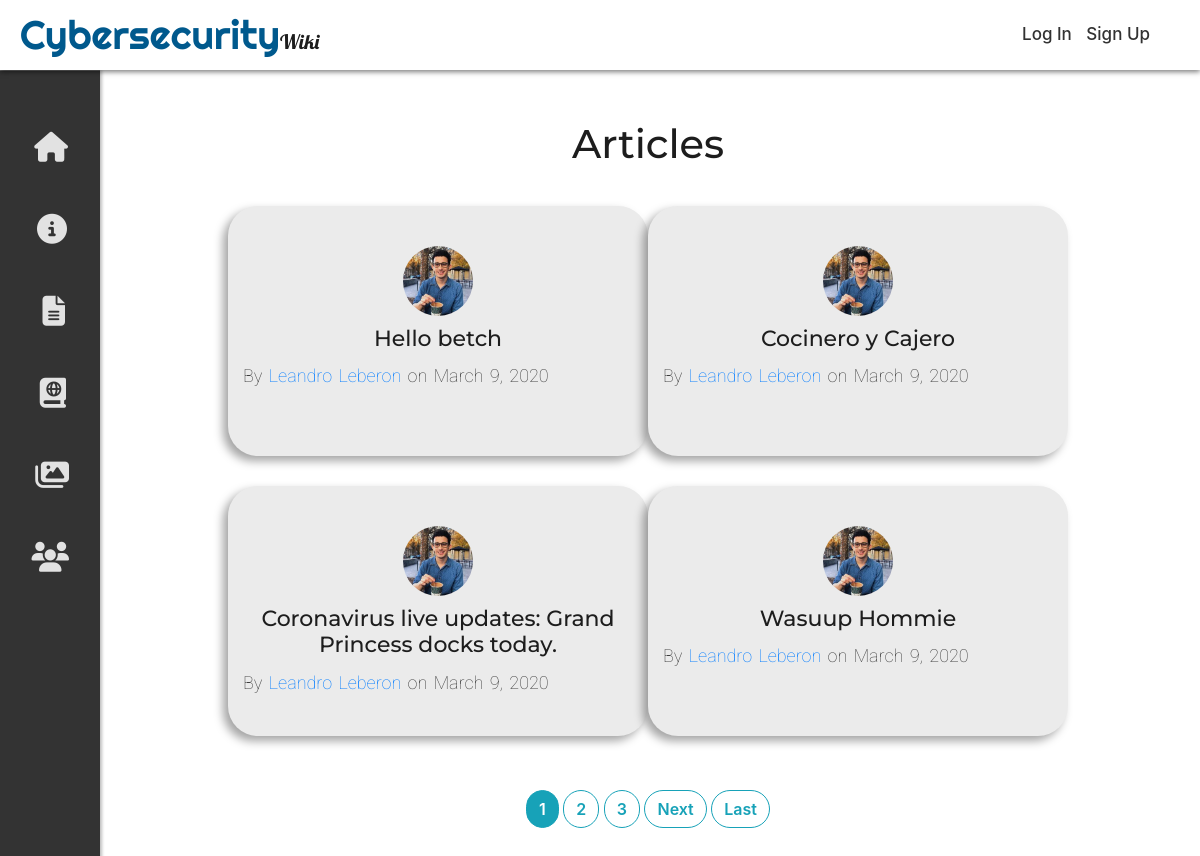
The app's page /articles/ with its own data.
### blog/models.py (models this page shows, shortened)
class Post(models.Model):
    title = models.CharField(max_length=100)
    image = models.ImageField(default='article.jpg', upload_to='article_pics')
    content = models.TextField()
    date_posted = models.DateTimeField(default=timezone.now)
    author = models.ForeignKey(User, on_delete=models.CASCADE)
    objects = models.Manager()

### users/models.py (models this page shows, shortened)
class Profile(models.Model):
    user = models.OneToOneField(User, on_delete=models.CASCADE)
    image = models.ImageField(default='default.jpg', upload_to='profile_pics')

### blog/views.py (the view)
# urls.py: path('articles/', PostListView.as_view(), name='blog-articles'),
class PostListView(ListView):
    model = Post
    template_name = 'blog/articles.html'
    context_object_name = 'posts'
    ordering = ['-date_posted']
    paginate_by = 4

### blog/templates/blog/articles.html (shortened to what this page needs)
{% extends "blog/base.html" %}
{% block content %}
    <div id="inner-contentbox">
        <div class="section-header-row row" data-aos="fade-up">
            <div class="col-12">
                <h1>Articles</h1>
            </div>
        </div>
        <div class="articles-2x2-row row" data-aos="fade-up" data-aos-delay="100">
            {% for post in posts %}
                <div class="articles-2x2-col col-6">
                    <div class="articles-2x2-box text-center">
                        <img src="{{ post.author.profile.image.url }}">
                        <a href="{% url 'post-detail' post.id %}"><h1>{{ post.title }}</h1></a>
                        <p>By <a href="{% url 'user-posts' post.author.username %}">{{ post.author.first_name }} {{ post.author.last_name }}</a> on {{ post.date_posted|date:"F j, Y" }}</p>
                    </div>
                </div>
            {% endfor %}
        </div>
        {% if is_paginated %}
            <div class="pagination-row row pt-4" data-aos="fade-up" data-aos-delay="200">
                <div class="pagination-col col-12 text-center">
                {% for num in page_obj.paginator.page_range %}
                    {% if page_obj.number == num %}
                        <a class="btn btn-info" href="?page={{ num }}">{{ num }}</a>
                        {% elif num > page_obj.number|add:'-3' and num < page_obj.number|add:'3' %}
                            <a class="btn btn-outline-info" href="?page={{ num }}">{{ num }}</a>
                    {% endif %}
                {% endfor %}
                {% if page_obj.has_next %}
                    <a class="btn btn-outline-info" href="?page={{ page_obj.next_page_number }}">Next</a>
                    <a class="btn btn-outline-info" href="?page={{ page_obj.paginator.num_pages }}">Last</a>
                {% endif %}
                </div>
            </div>
        {% endif %}
    </div>
{% endblock content %}

### blog/templates/blog/base.html (shortened to what this page needs)
{% load static %}
<!DOCTYPE html>
<html lang="en">
<head>
    <link rel="stylesheet" href="https://maxcdn.bootstrapcdn.com/bootstrap/4.0.0/css/bootstrap.min.css">
    <link rel="stylesheet" href="https://unpkg.com/swiper/css/swiper.min.css">
    <link rel="stylesheet" href="https://unpkg.com/aos@2.3.1/dist/aos.css" rel="stylesheet">
    <link rel="stylesheet" href="{% static 'blog/main.css' %}">
</head>
<body>
    <div class="container">
        <nav id="navbar">
            <h1><span>Cybersecurity</span>Wiki</h1>
            {% if user.is_authenticated %}
                <div id="navbar-image">
                    <img src="{{ user.profile.image.url }}">
                </div>
                <div id="new-post">
                    <a href="{% url 'post-create' %}">New Post</a>
                </div>
                <div id="user-settings">
                    <ul>
                        <a href="{% url 'profile' %}"><li>Profile</li></a>
                        <a href="{% url 'logout' %}"><li>Logout</li></a>
                    </ul>
                </div>
            {% else %}
                <div id="login-signup">
                    <a href="{% url 'login' %}">Log In</a>
                    <a href="{% url 'register' %}">Sign Up</a>
                </div>
            {% endif %}
        </nav>
        <nav id="sidebar">
            <ul id=sidebar-icons>
                <li><i class="fas fa-home" style="padding-right: 32px;"></i></li>
                <li><i class="fas fa-info-circle" style="padding-right: 33px;"></i></li>
                <li><i class="fas fa-file-alt" style="padding-right: 35px;"></i></li>
                <li><i class="fas fa-atlas" style="padding-right: 34px;"></i></li>
                <li><i class="fas fa-images" style="padding-right: 31px;"></i></li>
                <li><i class="fas fa-users" style="padding-right: 31px;"></i></li>
            </ul>
            <ul id="sidebar-links">
                <a href="{% url 'blog-home' %}"><li>Home</li></a>
                <a href="{% url 'blog-about' %}"><li>About</li></a>
                <a href="{% url 'blog-articles' %}"><li>Articles</li></a>
                <a href="{% url 'blog-references' %}"><li>References</li></a>
                <a href="{% url 'blog-gallery' %}"><li>Gallery</li></a>
                <a href="{% url 'blog-team' %}"><li>Team</li></a>
            </ul>
        </nav>
        <div id="contentbox">
            {% block content %}{% endblock %}
        </div>
    </div>
</body>
</html>

### blog/static/blog/main.css (style rules this page uses)
body { overflow: hidden; height: 100vh; background: #0F2027; background: -webkit-linear-gradient(to bottom, #2C5364, #203A43, #0F2027); background: linear-gradient(to bottom, #2C5364, #203A43, #0F2027); }
.container { overflow: hidden; padding:0; -webkit-box-shadow: 0px 0px 13px 3px rgba(0, 0, 0, 0.315); -moz-box-shadow: 0px 0px 13px 3px rgba(0, 0, 0, 0.315); box-shadow: 0px 0px 13px 3px rgba(0, 0, 0, 0.315); }
.btn { font-weight: 600; border-radius: 30px; }
#navbar { position: relative; z-index: 100; width: 100%; height: 70px; background-color: white; -webkit-box-shadow: 0px 2px 5px 0px rgba(0, 0, 0, 0.500); -moz-box-shadow: 0px 2px 5px 0px rgba(0, 0, 0, 0.500); box-shadow: 0px 2px 5px 0px rgba(0, 0, 0, 0.500); }
#navbar h1 { position: relative; transform: translateY(-50%); top: 50%; margin-left: 20px; color: rgb(29, 29, 29); font-family: "Lobster"; font-size: 20px; float: left; }
#navbar span { font-family: "Righteous"; font-size: 40px; color: rgb(0, 89, 141); }
#navbar a { color: rgb(50, 50, 50); transition: color .2s ease; }
#login-signup { position: relative; transform: translateY(-50%); float:right; top: 50%; margin-right: 40px; }
#login-signup a { font-weight: 500; font-size: 17px; margin-right: 10px; }
#login-signup a { color: rgb(50, 50, 50); transition: color .2s ease; }
#sidebar { position: absolute; z-index: 99; float: left; width: 100px; height: 100vh; background-color: rgba(0, 0, 0, 0.800); -webkit-box-shadow: 2px 0px 2px 0px rgba(0, 0, 0, 0.26); -moz-box-shadow: 2px 0px 2px 0px rgba(0, 0, 0, 0.26); box-shadow: 2px 0px 3px 0px rgba(0, 0, 0, 0.26); transition: width .4s ease-in-out; overflow: hidden; }
#sidebar-links { z-index: 99; padding-top: 40px; padding-left: 0px; text-decoration: none; list-style: none; text-align: left; width: 100%; border-top: solid rgb(105, 105, 105) 1px; }
#sidebar-icons { position: absolute; z-index: 98; padding-top: 36px; padding-left: 0px; list-style: none; top: 0; right: 0; text-align: right; }
#sidebar-icons li { color: rgb(226, 226, 226); top: 0; padding-top: 19px; padding-bottom: 18px; font-size: 30px; cursor: pointer; }
#contentbox { position: relative; overflow-x: hidden; overflow-y: scroll; height: 100vh; width: 100%; background-color: rgb(255, 255, 255); }
#contentbox img { width: 100%; opacity: 1; }
#inner-contentbox { width: 70%; margin-left: 19%; padding-top: 50px; padding-bottom: 100px; }
#inner-contentbox h1 { text-align: center; color: rgb(29, 29, 29); font-family: "Montserrat"; }
#inner-contentbox p { text-align: left; color: rgb(58, 58, 58); font-size: 18px; font-weight: lighter; font-family: "Roboto"; line-height: 1.8; word-spacing: 2px; }
.section-header-row { margin-bottom: 30px; }
.articles-2x2-row { margin: auto; }
.articles-2x2-col { max-width: 450px; min-width: 400px; height: 250px; margin: auto; margin-bottom: 30px; padding: 0; }
.articles-2x2-box { padding: 40px 15px; background-color: rgb(235, 235, 235); border-radius: 30px; width: 100%; height: 100%; box-shadow: -5px 5px 10px rgba(0, 0, 0, 0.356); }
.articles-2x2-box img { max-width: 70px; height: 70px; object-fit: cover; border-radius: 100%; margin-bottom: 10px; }
.articles-2x2-box h1 { font-size: 22px; }
.articles-2x2-box p { text-align: center; font-size: 15px; }
@media (max-width: 1499px) { .container { min-width: 100%; } }

### records on screen
Post: author.profile.image (picture), title "Hello betch", author.first_name "Leandro", author.last_name "Leberon", date_posted "March 9, 2020"
Post: author.profile.image (picture), title "Cocinero y Cajero", author.first_name "Leandro", author.last_name "Leberon", date_posted "March 9, 2020"
Post: author.profile.image (picture), title "Coronavirus live updates: Grand Princess docks today.", author.first_name "Leandro", author.last_name "Leberon", date_posted "March 9, 2020"
Post: author.profile.image (picture), title "Wasuup Hommie", author.first_name "Leandro", author.last_name "Leberon", date_posted "March 9, 2020"

### other values on screen
{{ num }} "1"
{{ num }} "2" "3"
